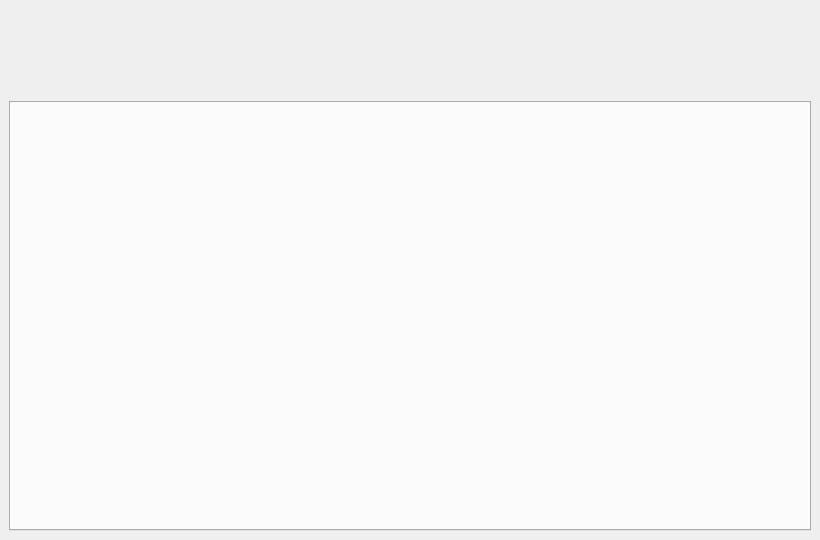
<?xml version="1.0" encoding="UTF-8"?>
<ui version="4.0">
 <class>MainWindow</class>
 <widget class="QMainWindow" name="MainWindow">
  <property name="geometry">
   <rect>
    <x>0</x>
    <y>0</y>
    <width>820</width>
    <height>540</height>
   </rect>
  </property>
  <property name="windowTitle">
   <string>安全管理中心</string>
  </property>
  <property name="windowIcon">
   <iconset resource="mainwindow.qrc">
    <normaloff>:/new/index/title</normaloff>:/new/index/title</iconset>
  </property>
  <widget class="QWidget" name="centralwidget">
   <layout class="QVBoxLayout" name="verticalLayout">
    <item>
     <widget class="QWidget" name="widget" native="true">
      <property name="minimumSize">
       <size>
        <width>0</width>
        <height>20</height>
       </size>
      </property>
     </widget>
    </item>
    <item>
     <widget class="QLabel" name="label">
      <property name="enabled">
       <bool>true</bool>
      </property>
      <property name="minimumSize">
       <size>
        <width>0</width>
        <height>60</height>
       </size>
      </property>
      <property name="maximumSize">
       <size>
        <width>16777215</width>
        <height>60</height>
       </size>
      </property>
      <property name="text">
       <string/>
      </property>
      <property name="pixmap">
       <pixmap resource="mainwindow.qrc">:/new/index/image/index.png</pixmap>
      </property>
      <property name="scaledContents">
       <bool>true</bool>
      </property>
     </widget>
    </item>
    <item>
     <widget class="QTabWidget" name="tabWidget">
      <property name="currentIndex">
       <number>-1</number>
      </property>
     </widget>
    </item>
   </layout>
  </widget>
 </widget>
 <resources>
  <include location="mainwindow.qrc"/>
 </resources>
 <connections/>
</ui>
